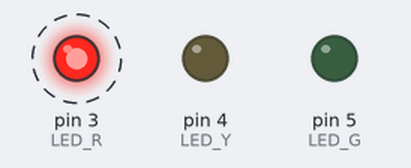
A sketch run on a simulated Arduino Uno, built with avr-gcc and run on an emulated ATmega328P. Parts: output pins drawn as LEDs (lit = HIGH). Dashed ring = blinking.

Above: at 0.15 s.
Timing chart, 0 to 3.0 s (numbered marks = the images above):
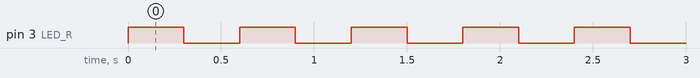

Measured:
- by itself, pin 3 (LED_R): alternates HIGH for 0.30 s and LOW for 0.30 s

The sketch:

LED_Control.ino
```cpp
#define LED_R 3       // R의 핀 번호 3
#define LED_Y 4       // Y의 핀 번호 4
#define LED_G 5       // G의 핀 번호 5

void setup() {
  // put your setup code here, to run once:
  pinMode(LED_R, OUTPUT);
  pinMode(LED_Y, OUTPUT);
  pinMode(LED_G, OUTPUT);
}

void loop() {

  for(int i=0;i<10;i++){
      digitalWrite(LED_R, HIGH);     // 빨간 불 켜기
      delay(300);
      digitalWrite(LED_R, LOW);
      delay(300);
      }
}
```
